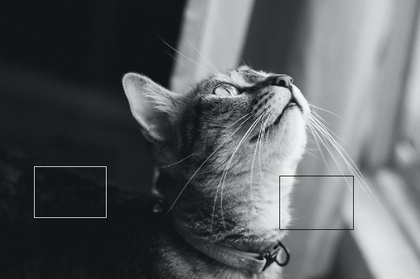
%> input picture cat1.jpg, 420 x 279 px, shrunk from 666 x 443 before the run
$ octave finalcep.m   (GNU Octave 9; MATLAB toolbox functions it lacks are replaced by stand-ins)
%> lines starting %> are read from the running program, lines starting %| are printed output that depends on the picture
%> further down, im is the input picture: size 279x420x3 uint8; mean R, G, B 91.6, 92.6, 94.6
### sobelfunction.m
function [sbl] = sobelfunction(image)


imgr=rgb2gray(image);


kernelx = [ -1, 0, 1;
            -2, 0, 2;
            -1, 0, 1];

kernely = [  -1,-2,-1;
             0, 0, 0;
            1, 2, 1];

imd=im2double(imgr);
[m,n]=size(imgr);
%> m = 279; n = 420
padded=zeros(m+2,n+2);
padded(2:m+1,2:n+1)=imd;
[m,n]=size(imd);

for j=2:n
    for i=2:m
        out=[padded(i-1,j-1),padded(i-1,j),padded(i-1,j+1);
            padded(i,j-1),padded(i,j),padded(i,j+1);
            padded(i+1,j-1),padded(i+1,j),padded(i+1,j+1)];
        outim=kernely.*out;
        S=sum(sum(outim),2);
        sbly(i,j)=S;
    end
end
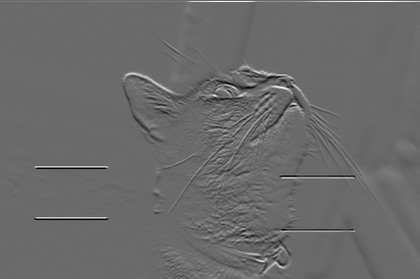
%> sbly: size 279x420 double; min -2.38, max 3.32, mean 0.00394; drawn with min black and max white


for i=2:m
    for j=2:n
        out=[padded(i-1,j-1),padded(i-1,j),padded(i-1,j+1);
            padded(i,j-1),padded(i,j),padded(i,j+1);
            padded(i+1,j-1),padded(i+1,j),padded(i+1,j+1)];
        outim=kernelx.*out;
        S=sum(sum(outim),2);
        sblx(i,j)=S;
    end
end
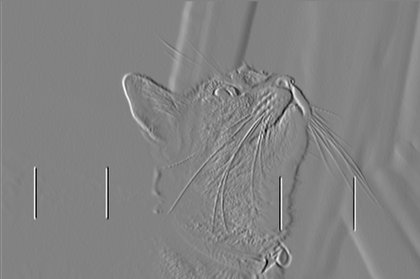
%> sblx: size 279x420 double; min -2.67, max 2.55, mean 0.0113; drawn with min black and max white


for c=1:i
    for d=1:j
       sbl(c,d)=sqrt(sblx(c,d).^2 +sbly(c,d).^2);
    end
end
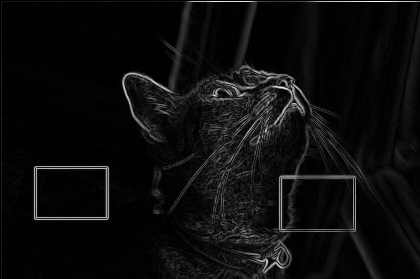
%> sbl: size 279x420 double; min 0, max 3.32, mean 0.171; drawn with min black and max white

### finalcep.m
close all;
clear all;
clc;

imshow('cat1.jpg');
figure
im=imread('cat1.jpg');
sbl=sobelfunction(im);
imgr=rgb2gray(im);
imshow(imgr);
title('Gray Image')
figure
imd=im2double(imgr);
noisy=imnoise(imd,'speckle');
imshow(noisy);
title('Noisy Image')
figure
[m,n]=size(noisy);
%> m = 279; n = 420
padded=zeros(m+2,n+2);
padded(2:m+1,2:n+1)=noisy;
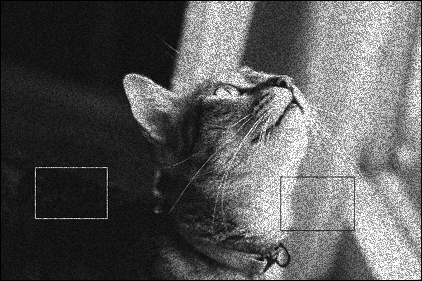
%> padded: size 281x422 double; min 0, max 1, mean 0.357
imshow(sbl);
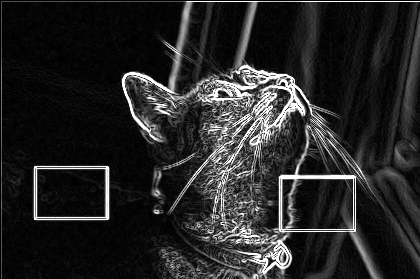
%> displayed picture: size 279x420, on the screen's scale of 0 to 255; min 0, max 255, mean 38.6
title('Edge Detection')
figure
for i=2:m
    for j=2:n

        out=[padded(i-1,j-1),padded(i-1,j),padded(i-1,j+1),padded(i,j-1),padded(i,j),padded(i,j+1),padded(i+1,j-1),padded(i+1,j),padded(i+1,j+1)];
        o=sort(out);
        outim(i,j)=o(1,5);

    end
end
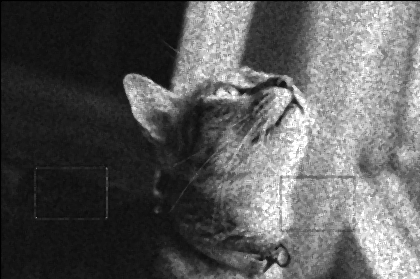
%> outim: size 279x420 double; min 0, max 1, mean 0.357
for i=2:m
    for j=2:n
        if sbl(i,j)>=1
            outimg(i,j)=imd(i,j);
        else
        out=[padded(i-1,j-1),padded(i-1,j),padded(i-1,j+1),padded(i,j-1),padded(i,j),padded(i,j+1),padded(i+1,j-1),padded(i+1,j),padded(i+1,j+1)];
        o=sort(out);
        outimg(i,j)=o(1,5);
        end
    end
end
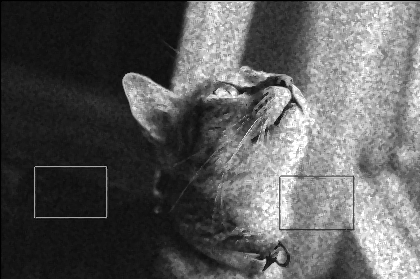
%> outimg: size 279x420 double; min 0, max 1, mean 0.359
%> after the loop, o = [0.489 0.505 0.63 0.631 0.762 0.839 0.91 1 1]; out = [0.91 0.762 0.505 1 0.839 1 0.63 0.631 0.489]


imshow(outim);
title('Median filter Image');
figure;
imshow(outimg);
title('Median filter Image with Edge preserving');
figure;
